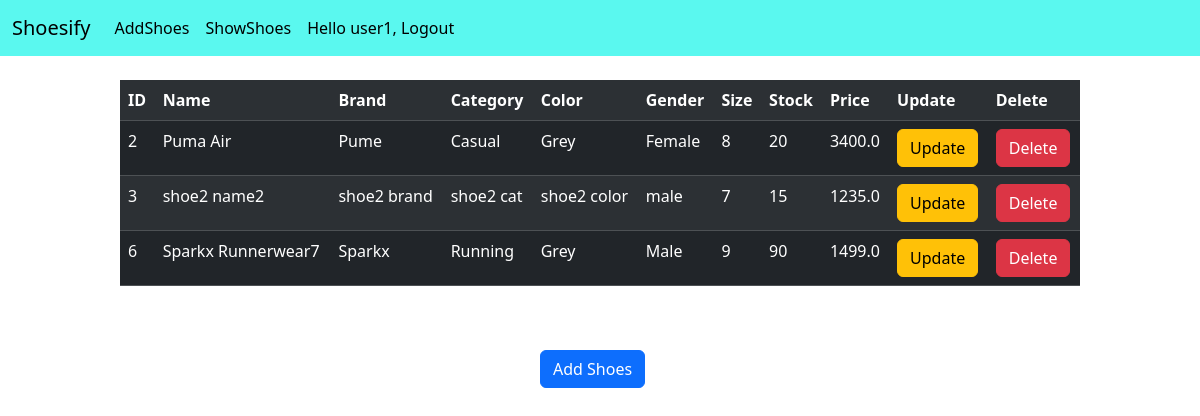
Page /shoesapp/show/ (signed in) on the committed database.
### ShoeSApp/models.py (models this page shows)
class ShoeModel(models.Model):
    name = models.CharField(max_length=60)
    brand = models.CharField(max_length=60)
    category = models.CharField(max_length=60)
    color = models.CharField(max_length=60)
    gender = models.CharField(max_length=60)
    size = models.IntegerField()
    stock = models.IntegerField()
    price = models.FloatField()

### ShoeSApp/views.py (the view)
# urls.py: path("show/",showShoeView, name="show-shoes"),
def showShoeView(request):
    shoes_obj_qs = ShoeModel.objects.all()
    template_name = "ShoeSApp/show.html"
    context = {"shoes_obj_qs":shoes_obj_qs}
    return render(request,template_name, context)

### templates/ShoeSApp/show.html (shortened to what this page needs)
{% extends "layout.html" %}
{% block content %}
    <table class="table table-dark table-striped" style="width:80%; margin-left:10%;">
        <tr>
            <th>ID</th>
            <th>Name</th>
            <th>Brand</th>
            <th>Category</th>
            <th>Color</th>
            <th>Gender</th>
            <th>Size</th>
            <th>Stock</th>
            <th>Price</th>
            <th>Update</th>
            <th>Delete</th>
        </tr>
        {% for shoe in shoes_obj_qs %}
            <tr>
                <td>{{shoe.id}}</td>
                <td>{{shoe.name}}</td>
                <td>{{shoe.brand}}</td>
                <td>{{shoe.category}}</td>
                <td>{{shoe.color}}</td>
                <td>{{shoe.gender}}</td>
                <td>{{shoe.size}}</td>
                <td>{{shoe.stock}}</td>
                <td>{{shoe.price}}</td>
                <td><a href="{% url 'update-shoes' shoe.id %}"><button class="btn btn-warning">Update</button></a></td>
                <td><a href="{% url 'delete-shoes' shoe.id %}"><button class="btn btn-danger">Delete</button></a></td>
            </tr>
        {% endfor %}
    </table>
    <br><br>
    <a href="{% url 'add-shoes' %}"><button class="btn btn-primary" style="margin-left:45%;">Add Shoes</button></a>
{% endblock %}

### templates/layout.html (shortened to what this page needs)
<!DOCTYPE html>
<html lang="en">
<head>
    <link href="https://cdn.jsdelivr.net/npm/bootstrap@5.3.7/dist/css/bootstrap.min.css" rel="stylesheet">
</head>
<body>
    <nav class="navbar navbar-expand-lg" style="background-color: #5AF8EF;">
  <div class="container-fluid">
    <a class="navbar-brand" href="#">Shoesify</a>
    <div class="collapse navbar-collapse" id="navbarNavAltMarkup">
      <div class="navbar-nav">
        <a class="nav-link active" href="{% url 'add-shoes' %}">AddShoes</a>
        <a class="nav-link active" href="{% url 'show-shoes' %}">ShowShoes</a>
          {% if user.is_authenticated %}
            <a class="nav-link active" href="{% url 'logout' %}">Hello {{user.username}}, Logout</a>
          {% else %}
            <a class="nav-link active" href="{% url 'register' %}">Register</a>
            <a class="nav-link active" href="{% url 'login' %}">Login</a>
          {% endif %}
      </div>
    </div>
  </div>
</nav><br>
    {% block content %}{% endblock %}
</body>
</html>

### rows in the picture
ShoeModel: id "2", name "Puma Air", brand "Pume", category "Casual", color "Grey", gender "Female", size "8", stock "20", price "3400.0"
ShoeModel: id "3", name "shoe2 name2", brand "shoe2 brand", category "shoe2 cat", color "shoe2 color", gender "male", size "7", stock "15", price "1235.0"
ShoeModel: id "6", name "Sparkx Runnerwear7", brand "Sparkx", category "Running", color "Grey", gender "Male", size "9", stock "90", price "1499.0"

### other values in the picture
{{ user.username }} "user1"
